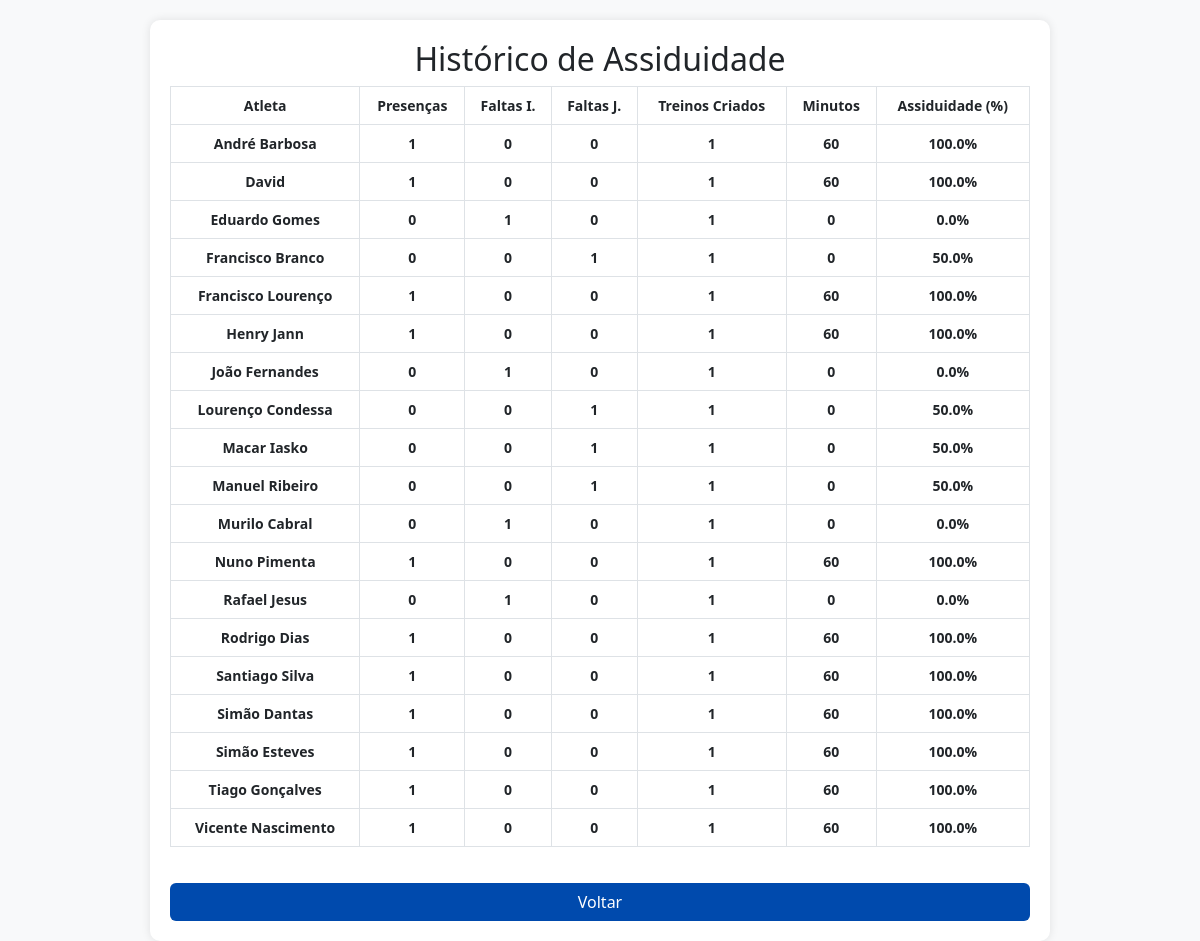
/historico (signed in), run on the app's committed database.
### tables this page shows
CREATE TABLE atletas (
            id INTEGER PRIMARY KEY AUTOINCREMENT,
            nome TEXT UNIQUE NOT NULL
        );

### app.py (the view)
@app.route("/historico")
def historico():
    if "user" not in session:
        return redirect(url_for("login"))
    conn = sqlite3.connect(DB_PATH)
    conn.row_factory = sqlite3.Row
    cursor = conn.cursor()
    cursor.execute("""
        SELECT a.nome,
               SUM(CASE WHEN ass.status = 'Presente' THEN 1 ELSE 0 END) AS presencas,
               SUM(CASE WHEN ass.status = 'Falta I.' THEN 1 ELSE 0 END) AS faltas_injustificadas,
               SUM(CASE WHEN ass.status = 'Falta J.' THEN 1 ELSE 0 END) AS faltas_justificadas,
               COUNT(DISTINCT ass.sessao_id) AS total_treinos
        FROM atletas a
        LEFT JOIN assiduidade ass ON a.id = ass.atleta_id
        GROUP BY a.nome
    """)
    historico_registros = []
    for row in cursor.fetchall():
        nome = row["nome"]
        presencas = row["presencas"] if row["presencas"] else 0
        faltas_injustificadas = row["faltas_injustificadas"] if row["faltas_injustificadas"] else 0
        faltas_justificadas = row["faltas_justificadas"] if row["faltas_justificadas"] else 0
        total_treinos = row["total_treinos"] if row["total_treinos"] else 0
        pontos = presencas + (faltas_justificadas * 0.50)
        minutos = presencas * 60
        percentagem = (pontos / total_treinos * 100) if total_treinos > 0 else 0
        historico_registros.append({
            "nome": nome,
            "presencas": presencas,
            "faltas_injustificadas": faltas_injustificadas,
            "faltas_justificadas": faltas_justificadas,
            "total_treinos": total_treinos,
            "minutos": minutos,
            "percentagem": round(percentagem, 2)
        })
    conn.close()
    return render_template("historico.html", historico_registros=historico_registros)

### templates/historico.html (shortened to what this page needs)
<!DOCTYPE html>
<html lang="pt">
<head>
    <link rel="stylesheet" href="https://cdn.jsdelivr.net/npm/bootstrap@5.3.0/dist/css/bootstrap.min.css">
</head>
<body>
    <div class="container">
        <h2 class="text-center">Histórico de Assiduidade</h2>
        <table class="table table-bordered text-center">
            <thead>
                <tr>
                    <th>Atleta</th>
                    <th>Presenças</th>
                    <th>Faltas I.</th>
                    <th>Faltas J.</th>
                    <th>Treinos Criados</th>
                    <th>Minutos</th>
                    <th>Assiduidade (%)</th>
                </tr>
            </thead>
            <tbody>
                {% for registro in historico_registros %}
                <tr>
                    <td class="total">{{ registro.nome }}</td>
                    <td class="presencas">{{ registro.presencas }}</td>
                    <td class="faltas-i">{{ registro.faltas_injustificadas }}</td>
                    <td class="faltas-j">{{ registro.faltas_justificadas }}</td>
                    <td class="total">{{ registro.total_treinos }}</td>
                    <td class="total">{{ registro.minutos }}</td>
                    <td class="total">{{ registro.percentagem }}%</td>
                </tr>
                {% endfor %}
            </tbody>
        </table>
        <a href="/" class="btn btn-voltar w-100">Voltar</a>
    </div>
</body>
</html>

### templates/historico.html (style rules this page uses)
body { background-color: #f8f9fa; }
.container { max-width: 900px; margin-top: 20px; background: white; padding: 20px; border-radius: 10px; box-shadow: 0px 0px 10px rgba(0, 0, 0, 0.1); }
table { font-size: 14px; text-align: center; }
th { background-color: #004aad; color: white; }
.presencas { background-color: #d4edda; color: #155724; font-weight: bold; }
.faltas-i { background-color: #f8d7da; color: #721c24; font-weight: bold; }
.faltas-j { background-color: #fff3cd; color: #856404; font-weight: bold; }
.total { font-weight: bold; }
.btn-voltar { margin-top: 20px; background-color: #004aad; color: white; }

### data on the page
atletas: nome "André Barbosa", presencas "1", faltas_injustificadas "0", faltas_justificadas "0", total_treinos "1", minutos "60", percentagem "100.0"
atletas: nome "David", presencas "1", faltas_injustificadas "0", faltas_justificadas "0", total_treinos "1", minutos "60", percentagem "100.0"
atletas: nome "Eduardo Gomes", presencas "0", faltas_injustificadas "1", faltas_justificadas "0", total_treinos "1", minutos "0", percentagem "0.0"
atletas: nome "Francisco Branco", presencas "0", faltas_injustificadas "0", faltas_justificadas "1", total_treinos "1", minutos "0", percentagem "50.0"
atletas: nome "Francisco Lourenço", presencas "1", faltas_injustificadas "0", faltas_justificadas "0", total_treinos "1", minutos "60", percentagem "100.0"
atletas: nome "Henry Jann", presencas "1", faltas_injustificadas "0", faltas_justificadas "0", total_treinos "1", minutos "60", percentagem "100.0"
atletas: nome "João Fernandes", presencas "0", faltas_injustificadas "1", faltas_justificadas "0", total_treinos "1", minutos "0", percentagem "0.0"
atletas: nome "Lourenço Condessa", presencas "0", faltas_injustificadas "0", faltas_justificadas "1", total_treinos "1", minutos "0", percentagem "50.0"
atletas: nome "Macar Iasko", presencas "0", faltas_injustificadas "0", faltas_justificadas "1", total_treinos "1", minutos "0", percentagem "50.0"
atletas: nome "Manuel Ribeiro", presencas "0", faltas_injustificadas "0", faltas_justificadas "1", total_treinos "1", minutos "0", percentagem "50.0"
atletas: nome "Murilo Cabral", presencas "0", faltas_injustificadas "1", faltas_justificadas "0", total_treinos "1", minutos "0", percentagem "0.0"
atletas: nome "Nuno Pimenta", presencas "1", faltas_injustificadas "0", faltas_justificadas "0", total_treinos "1", minutos "60", percentagem "100.0"
atletas: nome "Rafael Jesus", presencas "0", faltas_injustificadas "1", faltas_justificadas "0", total_treinos "1", minutos "0", percentagem "0.0"
atletas: nome "Rodrigo Dias", presencas "1", faltas_injustificadas "0", faltas_justificadas "0", total_treinos "1", minutos "60", percentagem "100.0"
atletas: nome "Santiago Silva", presencas "1", faltas_injustificadas "0", faltas_justificadas "0", total_treinos "1", minutos "60", percentagem "100.0"
atletas: nome "Simão Dantas", presencas "1", faltas_injustificadas "0", faltas_justificadas "0", total_treinos "1", minutos "60", percentagem "100.0"
atletas: nome "Simão Esteves", presencas "1", faltas_injustificadas "0", faltas_justificadas "0", total_treinos "1", minutos "60", percentagem "100.0"
atletas: nome "Tiago Gonçalves", presencas "1", faltas_injustificadas "0", faltas_justificadas "0", total_treinos "1", minutos "60", percentagem "100.0"
atletas: nome "Vicente Nascimento", presencas "1", faltas_injustificadas "0", faltas_justificadas "0", total_treinos "1", minutos "60", percentagem "100.0"
